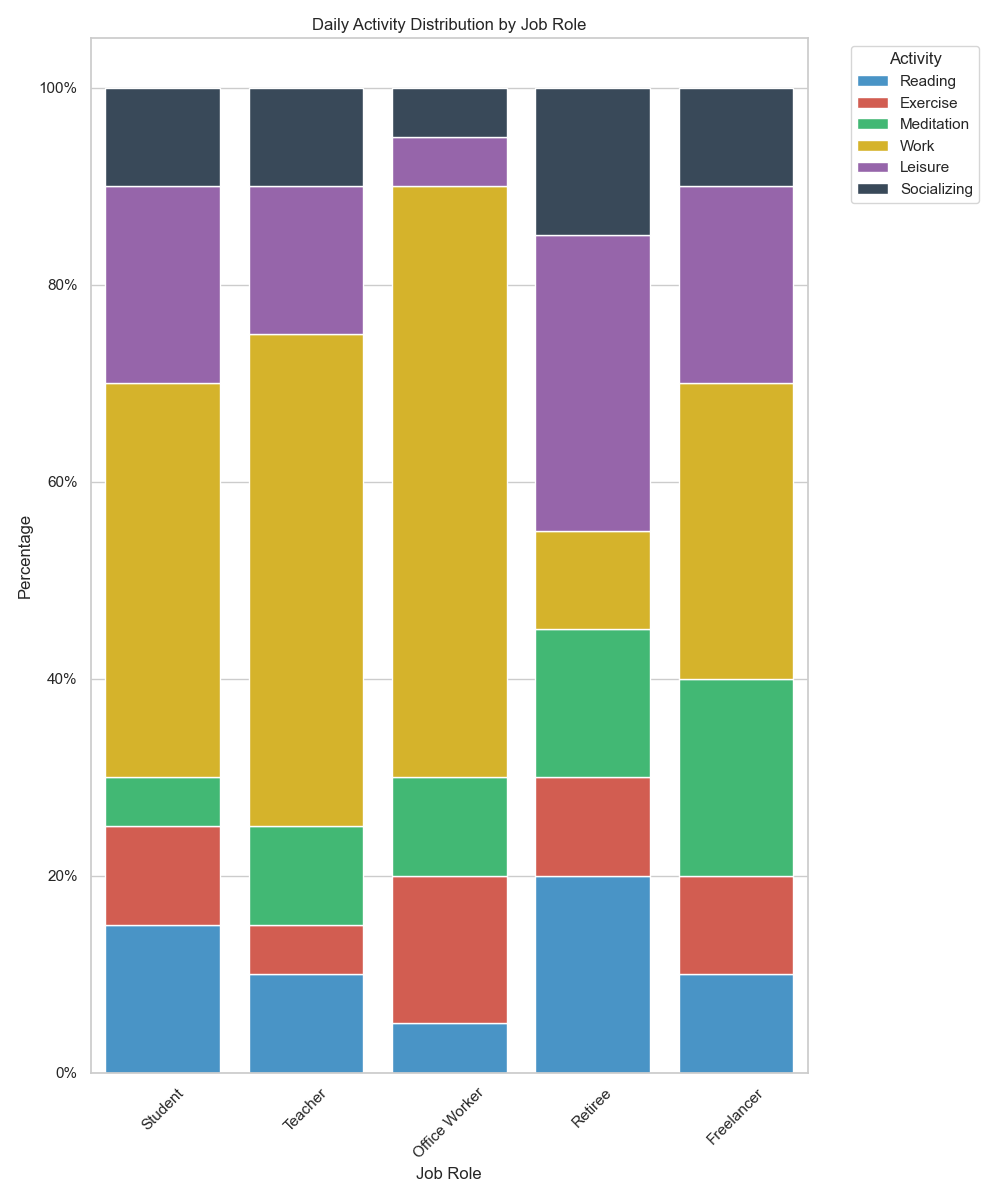

This chart was generated by the following Python code:

import pandas as pd
import seaborn as sns
import matplotlib.pyplot as plt
from matplotlib.ticker import PercentFormatter

# Data
data = {
    'Job Role': ['Student', 'Teacher', 'Office Worker', 'Retiree', 'Freelancer'],
    'Reading': [15, 10, 5, 20, 10],
    'Exercise': [10, 5, 15, 10, 10],
    'Meditation': [5, 10, 10, 15, 20],
    'Work': [40, 50, 60, 10, 30],
    'Leisure': [20, 15, 5, 30, 20],
    'Socializing': [10, 10, 5, 15, 10]
}

# Convert dictionary to DataFrame
df = pd.DataFrame(data)

# Calculate the percentage
df.set_index('Job Role', inplace=True)
df_percentage = df.divide(df.sum(axis=1), axis=0) * 100

# Start a figure with seaborn style
plt.figure(figsize=(10, 12))
sns.set_theme(style="whitegrid")

# Create a color map
colors = ["#3498db", "#e74c3c", "#2ecc71", "#f1c40f", "#9b59b6", "#34495e"]

# Starting position
bar_start = pd.Series([0.0, 0.0, 0.0, 0.0, 0.0], index=df.index)

for col, color in zip(df.columns, colors):
    # Plot each category stack
    sns.barplot(
        y=df_percentage[col],
        x=df_percentage.index,
        color=color,
        label=col,
        bottom=bar_start
    )
    # Add the values to the starting position
    bar_start += df_percentage[col]

# Customizations
plt.ylabel('Percentage')
plt.xlabel('Job Role')
plt.title('Daily Activity Distribution by Job Role')
plt.xticks(rotation=45)
plt.legend(title='Activity', bbox_to_anchor=(1.05, 1), loc='upper left')

# Convert y-axis labels to percentage
plt.gca().yaxis.set_major_formatter(PercentFormatter())

# Show the plot
plt.tight_layout()
plt.show()
